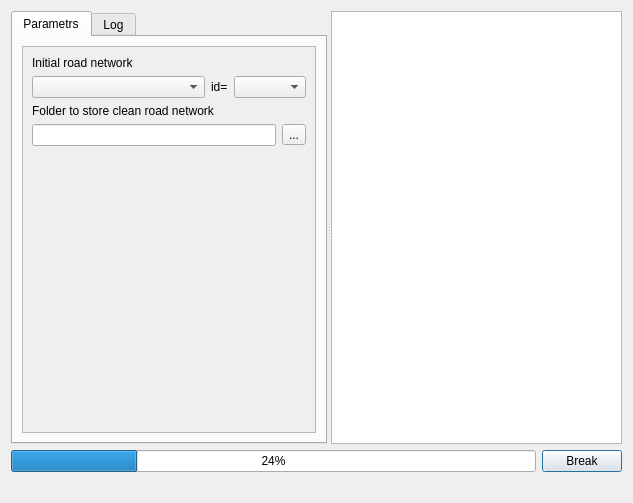
<?xml version="1.0" encoding="UTF-8"?>
<ui version="4.0">
 <class>Dialog</class>
 <widget class="QDialog" name="Dialog">
  <property name="windowModality">
   <enum>Qt::NonModal</enum>
  </property>
  <property name="geometry">
   <rect>
    <x>0</x>
    <y>0</y>
    <width>633</width>
    <height>503</height>
   </rect>
  </property>
  <property name="sizePolicy">
   <sizepolicy hsizetype="Preferred" vsizetype="Preferred">
    <horstretch>0</horstretch>
    <verstretch>0</verstretch>
   </sizepolicy>
  </property>
  <property name="windowTitle">
   <string>Dialog</string>
  </property>
  <property name="modal">
   <bool>false</bool>
  </property>
  <layout class="QVBoxLayout" name="verticalLayout">
   <property name="sizeConstraint">
    <enum>QLayout::SetDefaultConstraint</enum>
   </property>
   <item>
    <widget class="QSplitter" name="splitter">
     <property name="orientation">
      <enum>Qt::Horizontal</enum>
     </property>
     <widget class="QTabWidget" name="tabWidget">
      <property name="sizePolicy">
       <sizepolicy hsizetype="Preferred" vsizetype="Preferred">
        <horstretch>0</horstretch>
        <verstretch>0</verstretch>
       </sizepolicy>
      </property>
      <property name="currentIndex">
       <number>0</number>
      </property>
      <property name="usesScrollButtons">
       <bool>true</bool>
      </property>
      <property name="tabsClosable">
       <bool>false</bool>
      </property>
      <widget class="QWidget" name="tab">
       <property name="sizePolicy">
        <sizepolicy hsizetype="Preferred" vsizetype="Preferred">
         <horstretch>0</horstretch>
         <verstretch>0</verstretch>
        </sizepolicy>
       </property>
       <attribute name="title">
        <string>Parametrs</string>
       </attribute>
       <layout class="QHBoxLayout" name="horizontalLayout">
        <property name="sizeConstraint">
         <enum>QLayout::SetDefaultConstraint</enum>
        </property>
        <item>
         <widget class="QScrollArea" name="scrollArea">
          <property name="sizePolicy">
           <sizepolicy hsizetype="Preferred" vsizetype="Preferred">
            <horstretch>0</horstretch>
            <verstretch>0</verstretch>
           </sizepolicy>
          </property>
          <property name="layoutDirection">
           <enum>Qt::LeftToRight</enum>
          </property>
          <property name="widgetResizable">
           <bool>true</bool>
          </property>
          <widget class="QWidget" name="scrollAreaWidgetContents_2">
           <property name="geometry">
            <rect>
             <x>0</x>
             <y>0</y>
             <width>288</width>
             <height>191</height>
            </rect>
           </property>
           <property name="sizePolicy">
            <sizepolicy hsizetype="Preferred" vsizetype="Preferred">
             <horstretch>0</horstretch>
             <verstretch>0</verstretch>
            </sizepolicy>
           </property>
           <layout class="QVBoxLayout" name="verticalLayout_2">
            <property name="sizeConstraint">
             <enum>QLayout::SetDefaultConstraint</enum>
            </property>
            <item>
             <layout class="QFormLayout" name="formLayout">
              <item row="0" column="0">
               <widget class="QLabel" name="label_3">
                <property name="text">
                 <string>Initial road network</string>
                </property>
               </widget>
              </item>
              <item row="6" column="0" colspan="2">
               <layout class="QHBoxLayout" name="horizontalLayout_5"/>
              </item>
              <item row="3" column="0">
               <widget class="QLabel" name="label">
                <property name="text">
                 <string>Folder to store clean road network</string>
                </property>
               </widget>
              </item>
              <item row="4" column="0" colspan="2">
               <layout class="QHBoxLayout" name="horizontalLayout_3">
                <item>
                 <widget class="QLineEdit" name="txtPathToProtocols"/>
                </item>
                <item>
                 <widget class="QToolButton" name="toolButton_protocol">
                  <property name="text">
                   <string>...</string>
                  </property>
                 </widget>
                </item>
               </layout>
              </item>
              <item row="1" column="0" colspan="2">
               <layout class="QHBoxLayout" name="horizontalLayout_6">
                <item>
                 <widget class="QComboBox" name="cmbLayersRoad">
                  <property name="sizePolicy">
                   <sizepolicy hsizetype="Preferred" vsizetype="Maximum">
                    <horstretch>0</horstretch>
                    <verstretch>0</verstretch>
                   </sizepolicy>
                  </property>
                  <property name="insertPolicy">
                   <enum>QComboBox::InsertAtTop</enum>
                  </property>
                 </widget>
                </item>
                <item>
                 <widget class="QLabel" name="label_2">
                  <property name="sizePolicy">
                   <sizepolicy hsizetype="Fixed" vsizetype="Fixed">
                    <horstretch>0</horstretch>
                    <verstretch>0</verstretch>
                   </sizepolicy>
                  </property>
                  <property name="text">
                   <string>id=</string>
                  </property>
                 </widget>
                </item>
                <item>
                 <widget class="QComboBox" name="cmbLayers_fields">
                  <property name="sizePolicy">
                   <sizepolicy hsizetype="Fixed" vsizetype="Minimum">
                    <horstretch>0</horstretch>
                    <verstretch>0</verstretch>
                   </sizepolicy>
                  </property>
                 </widget>
                </item>
               </layout>
              </item>
             </layout>
            </item>
           </layout>
          </widget>
         </widget>
        </item>
       </layout>
      </widget>
      <widget class="QWidget" name="tab_2">
       <attribute name="title">
        <string>Log</string>
       </attribute>
       <layout class="QVBoxLayout" name="verticalLayout_3">
        <item>
         <widget class="QTextBrowser" name="textLog"/>
        </item>
       </layout>
      </widget>
     </widget>
     <widget class="QTextBrowser" name="textInfo"/>
    </widget>
   </item>
   <item>
    <layout class="QHBoxLayout" name="horizontalLayout_2">
     <item>
      <widget class="QProgressBar" name="progressBar">
       <property name="value">
        <number>24</number>
       </property>
      </widget>
     </item>
     <item>
      <widget class="QPushButton" name="btnBreakOn">
       <property name="text">
        <string>Break</string>
       </property>
      </widget>
     </item>
    </layout>
   </item>
   <item>
    <layout class="QHBoxLayout" name="horizontalLayout_4">
     <item>
      <widget class="QLabel" name="lblMessages">
       <property name="sizePolicy">
        <sizepolicy hsizetype="Minimum" vsizetype="Minimum">
         <horstretch>0</horstretch>
         <verstretch>0</verstretch>
        </sizepolicy>
       </property>
       <property name="lineWidth">
        <number>0</number>
       </property>
       <property name="text">
        <string/>
       </property>
      </widget>
     </item>
     <item alignment="Qt::AlignRight">
      <widget class="QDialogButtonBox" name="buttonBox">
       <property name="standardButtons">
        <set>QDialogButtonBox::NoButton</set>
       </property>
       <property name="centerButtons">
        <bool>true</bool>
       </property>
      </widget>
     </item>
    </layout>
   </item>
  </layout>
 </widget>
 <tabstops>
  <tabstop>textInfo</tabstop>
  <tabstop>tabWidget</tabstop>
  <tabstop>btnBreakOn</tabstop>
  <tabstop>textLog</tabstop>
 </tabstops>
 <resources/>
 <connections/>
</ui>
